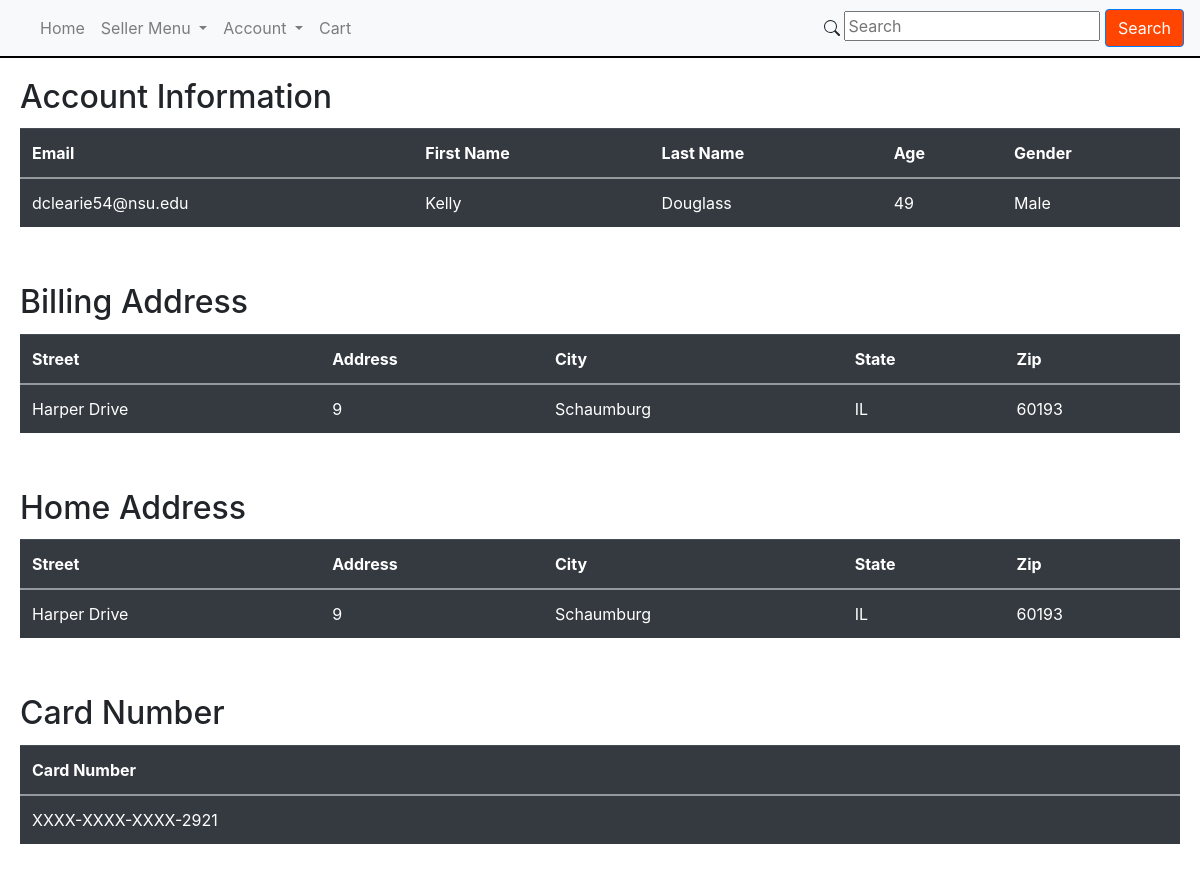
Page /account (signed in) on the committed database.
### tables this page shows
CREATE TABLE Buyers(email TEXT NOT NULL PRIMARY KEY, first_name TEXT NOT NULL, last_name TEXT NOT NULL, gender TEXT NOT NULL, age INT NOT NULL, home_address_id INT NOT NULL, billing_address_id INT NOT NULL, FOREIGN KEY (email) REFERENCES Users (email) );

CREATE TABLE Address(address_id TEXT NOT NULL PRIMARY KEY, zipcode INT NOT NULL, street_num INT NOT NULL, street_name TEXT NOT NULL, FOREIGN KEY (zipcode) REFERENCES Zipcode_Info (zipcode) );

CREATE TABLE Zipcode_Info(zipcode INT NOT NULL PRIMARY KEY, city TEXT NOT NULL, state_id INT NOT NULL, population INT NOT NULL, density INT NOT NULL, county_name TEXT NOT NULL, timezone TEXT NOT NULL);

### app.py (the view)
@app.route('/account', methods=['GET', 'POST'])
def account():
    if session.returnIsVendor() == 1:
        return redirect('/')
    if session.returnIsBuyer() == 1:
        personal = personalDetails_request(session.returnUserID(), session.returnHashedPassword())
        billing = billingAddrDetails_request(session.returnUserID(), session.returnHashedPassword())
        home = homeAddrDetails_request(session.returnUserID(), session.returnHashedPassword())
        payments = paymentDetails_request(session.returnUserID(), session.returnHashedPassword())
        return render_template('account.html', personal=personal, billing=billing,home=home, payments=payments)
    return redirect('/')

### app.py (called while the page is built)
def personalDetails_request(emailaddress, password):
    connection = sql.connect('database.db')
    cursor = connection.execute('SELECT Buyers.email, Buyers.first_name, Buyers.last_name, Buyers.age, Buyers.gender FROM Users JOIN Buyers ON Buyers.email = Users.email WHERE Users.email =''?'' AND Users.password =''?'';', (emailaddress, password))
    return cursor.fetchall()

def billingAddrDetails_request(emailaddress, password):
    connection = sql.connect('database.db')
    cursor = connection.execute('SELECT Address.street_name, Address.street_num, Zipcode_Info.city, Zipcode_Info.state_id, Address.zipcode FROM Users LEFT JOIN Buyers ON Buyers.email = Users.email LEFT JOIN Address ON Buyers.billing_address_id = Address.address_ID LEFT JOIN Zipcode_Info ON Zipcode_Info.zipcode = Address.zipcode WHERE Users.email =''?'' AND Users.password =''?'';', (emailaddress, password))
    return cursor.fetchall()

def homeAddrDetails_request(emailaddress, password):
    connection = sql.connect('database.db')
    cursor = connection.execute('SELECT Address.street_name, Address.street_num, Zipcode_Info.city, Zipcode_Info.state_id, Address.zipcode FROM Users LEFT JOIN Buyers ON Buyers.email = Users.email LEFT JOIN Address ON Buyers.billing_address_id = Address.address_ID LEFT JOIN Zipcode_Info ON Zipcode_Info.zipcode = Address.zipcode WHERE Users.email =''?'' AND Users.password =''?'';', (emailaddress, password))
    return cursor.fetchall()

def paymentDetails_request(emailaddress, password):
    connection = sql.connect('database.db')
    cursor = connection.execute('SELECT substr(Credit_Cards.credit_card_num, 16,4) FROM Users LEFT JOIN Buyers ON Buyers.email = Users.email LEFT JOIN Credit_Cards ON Credit_Cards.owner_email = Buyers.email WHERE Users.email =''?'' AND Users.password =''?'';', (emailaddress, password))
    return cursor.fetchone()

### session.py (called while the page is built)
    def returnHashedPassword(self):
        return self.password

    def returnUserID(self):
        return self.userID

    def returnIsSeller(self):
        return self.isSeller

    def returnIsBuyer(self):
        return self.isBuyer

    def returnIsVendor(self):
        return self.isVendor

### templates/account.html (shortened to what this page needs)
<!DOCTYPE html>
<html lang="en" dir="ltr">
    <head>
        <link rel="stylesheet" href="https://stackpath.bootstrapcdn.com/bootstrap/4.4.1/css/bootstrap.min.css"
>
        <link rel="stylesheet" type="text/css" href="{{ url_for('static', filename='css/styles.css') }}" />
        <link rel="stylesheet" href="https://cdnjs.cloudflare.com/ajax/libs/bootstrap/4.5.3/css/bootstrap.min.css" />
    </head>
    <body>
		<nav class="navbar navbar-expand-lg navbar-light bg-light">
		  	<div class="collapse navbar-collapse" id="navbarSupportedContent">
		    	<ul class="navbar-nav mr-auto">
             	{% for item in navbar %}
				{% if item.sublinks %}
			      	<li class="nav-item dropdown">
			        	<a class="nav-link dropdown-toggle" href="#" id="navbarDropdown" role="button" data-toggle="dropdown" aria-haspopup="true" aria-expanded="false">
				          	{{item.text}}
			        	</a>
			      	</li>
			  		{% elif item.url %}
			      	<li class="nav-item">
			        	<a class="nav-link" href="{{item.url}}">{{item.text}}</a>
			      	</li>
		      		{% endif %}
		      		{% endfor %}
		      	</ul>
		  	</div>
		  	<form action="/search" method="POST">
                  <input type="text" name="search" placeholder="Search">
				<button type="submit" class="btn btn-primary" style="background-color: orangered;">Search</button>
			</form>
		</nav>
		<div style="margin: 0px; padding: 0px; background-color: black; color: black; height: 2px !important; width: 100% important;"></div>
        <div class="card-body">
            <h2 class="card-title">Account Information</h2>
            <table class="table table-dark">
                <tr>
                    <th scope="col">Email</th>
                    <th scope="col">First Name</th>
                    <th scope="col">Last Name</th>
                    <th scope="col">Age</th>
                    <th scope="col">Gender</th>
                </tr>
                <tbody>
                {% for email, first_name, last_name, age, gender in personal %}
                    <tr>
                        <td> {{ email }} </td>
                        <td> {{ first_name }} </td>
                        <td> {{ last_name }} </td>
                        <td> {{ age }} </td>
                        <td> {{ gender }} </td>
                    </tr>
                {% endfor %}
                </tbody>
            </table>
        </div>
        <div class="card-body">
            <h2 class="card-title">Billing Address</h2>
            <table class="table table-dark">
                <tr>
                    <th scope="col">Street</th>
                    <th scope="col">Address</th>
                    <th scope="col">City</th>
                    <th scope="col">State</th>
                    <th scope="col">Zip</th>
                </tr>
                <tbody>
                {% for street_name, street_num, city, state_id, zipcode in billing %}
                    <tr>
                        <td> {{ street_name }} </td>
                        <td> {{ street_num }} </td>
                        <td> {{ city }} </td>
                        <td> {{ state_id }} </td>
                        <td> {{ zipcode }} </td>
                    </tr>
                {% endfor %}
                </tbody>
            </table>
        </div>
        <div class="card-body">
            <h2 class="card-title">Home Address</h2>
            <table class="table table-dark">
                <tr>
                    <th scope="col">Street</th>
                    <th scope="col">Address</th>
                    <th scope="col">City</th>
                    <th scope="col">State</th>
                    <th scope="col">Zip</th>
                </tr>
                <tbody>
                {% for street_name, street_num, city, state_id, zipcode in home %}
                    <tr>
                        <td> {{ street_name }} </td>
                        <td> {{ street_num }} </td>
                        <td> {{ city }} </td>
                        <td> {{ state_id }} </td>
                        <td> {{ zipcode }} </td>
                    </tr>
                {% endfor %}
                </tbody>
            </table>
        </div>
        <div class="card-body">
            <h2 class="card-title">Card Number</h2>
            <table class="table table-dark">
                <tr>
                    <th scope="col">Card Number</th>
                </tr>
                <tbody>
                {% for card_num in payments %}
                    <tr>
                        <td> XXXX-XXXX-XXXX-{{ card_num }} </td>
                    </tr>
                {% endfor %}
                </tbody>
            </table>
        </div>
    </body>
</html>

### rows in the picture
Buyers: email "dclearie54@nsu.edu", first_name "Kelly", last_name "Douglass", age "49", gender "Male"
Address: street_name "Harper Drive", street_num "9", city "Schaumburg", state_id "IL", zipcode "60193"

### other values in the picture
{{ item.text }} "Home" "Cart"
{{ item.text }} "Seller Menu" "Account"
{{ card_num }} "2921"
